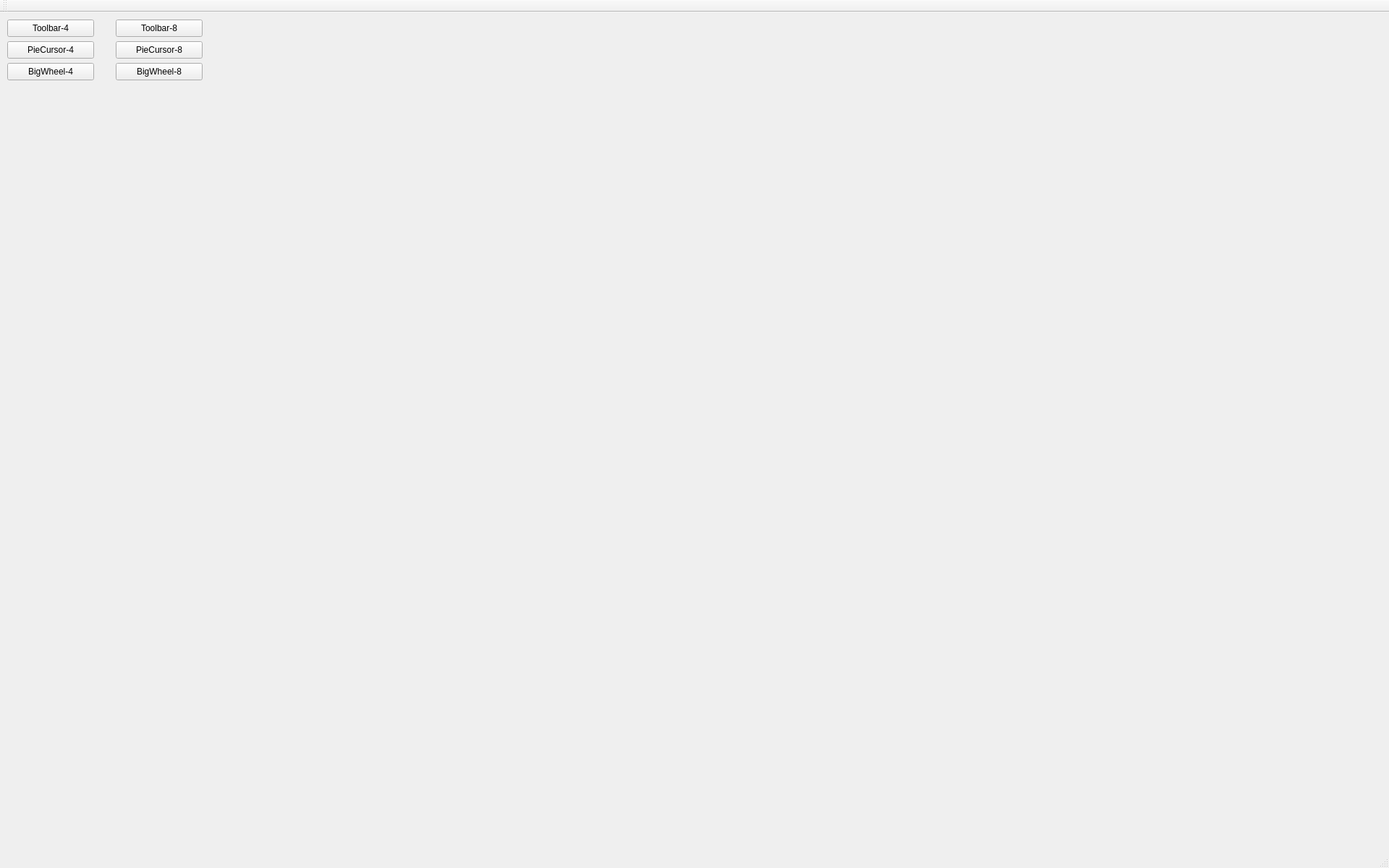
<?xml version="1.0" encoding="UTF-8"?>
<ui version="4.0">
 <class>MainWindow</class>
 <widget class="QMainWindow" name="MainWindow">
  <property name="geometry">
   <rect>
    <x>0</x>
    <y>0</y>
    <width>1920</width>
    <height>1200</height>
   </rect>
  </property>
  <property name="mouseTracking">
   <bool>true</bool>
  </property>
  <property name="windowTitle">
   <string>MainWindow</string>
  </property>
  <widget class="QWidget" name="centralWidget">
   <property name="mouseTracking">
    <bool>true</bool>
   </property>
   <widget class="QPushButton" name="Toolbar_4">
    <property name="geometry">
     <rect>
      <x>10</x>
      <y>10</y>
      <width>120</width>
      <height>24</height>
     </rect>
    </property>
    <property name="text">
     <string>Toolbar-4</string>
    </property>
   </widget>
   <widget class="QPushButton" name="Toolbar_8">
    <property name="geometry">
     <rect>
      <x>160</x>
      <y>10</y>
      <width>120</width>
      <height>24</height>
     </rect>
    </property>
    <property name="text">
     <string>Toolbar-8</string>
    </property>
   </widget>
   <widget class="QPushButton" name="PieCursor_8">
    <property name="geometry">
     <rect>
      <x>160</x>
      <y>40</y>
      <width>120</width>
      <height>24</height>
     </rect>
    </property>
    <property name="text">
     <string>PieCursor-8</string>
    </property>
   </widget>
   <widget class="QPushButton" name="PieCursor_4">
    <property name="geometry">
     <rect>
      <x>10</x>
      <y>40</y>
      <width>120</width>
      <height>24</height>
     </rect>
    </property>
    <property name="text">
     <string>PieCursor-4</string>
    </property>
   </widget>
   <widget class="QPushButton" name="BigWheel_8">
    <property name="geometry">
     <rect>
      <x>160</x>
      <y>70</y>
      <width>120</width>
      <height>24</height>
     </rect>
    </property>
    <property name="text">
     <string>BigWheel-8</string>
    </property>
   </widget>
   <widget class="QPushButton" name="BigWheel_4">
    <property name="geometry">
     <rect>
      <x>10</x>
      <y>70</y>
      <width>120</width>
      <height>24</height>
     </rect>
    </property>
    <property name="text">
     <string>BigWheel-4</string>
    </property>
   </widget>
  </widget>
  <widget class="QMenuBar" name="menuBar">
   <property name="geometry">
    <rect>
     <x>0</x>
     <y>0</y>
     <width>1920</width>
     <height>26</height>
    </rect>
   </property>
  </widget>
  <widget class="QToolBar" name="mainToolBar">
   <attribute name="toolBarArea">
    <enum>TopToolBarArea</enum>
   </attribute>
   <attribute name="toolBarBreak">
    <bool>false</bool>
   </attribute>
  </widget>
  <widget class="QStatusBar" name="statusBar"/>
 </widget>
 <layoutdefault spacing="6" margin="11"/>
 <resources/>
 <connections/>
</ui>
